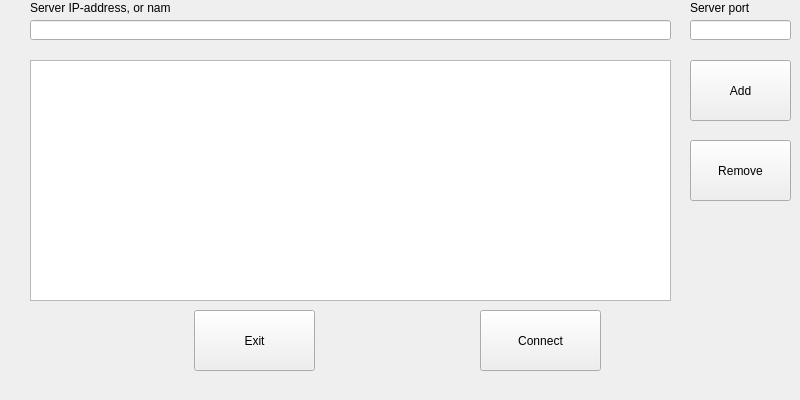
<?xml version="1.0" encoding="UTF-8"?>
<ui version="4.0">
 <class>StartupWindow</class>
 <widget class="QDockWidget" name="StartupWindow">
  <property name="geometry">
   <rect>
    <x>0</x>
    <y>0</y>
    <width>800</width>
    <height>400</height>
   </rect>
  </property>
  <property name="windowTitle">
   <string>MaeRemote</string>
  </property>
  <widget class="QWidget" name="dockWidgetContents">
   <widget class="QPushButton" name="connectButton">
    <property name="geometry">
     <rect>
      <x>480</x>
      <y>310</y>
      <width>121</width>
      <height>61</height>
     </rect>
    </property>
    <property name="text">
     <string>Connect</string>
    </property>
   </widget>
   <widget class="QPushButton" name="addButton">
    <property name="geometry">
     <rect>
      <x>690</x>
      <y>60</y>
      <width>101</width>
      <height>61</height>
     </rect>
    </property>
    <property name="text">
     <string>Add</string>
    </property>
   </widget>
   <widget class="QLineEdit" name="addressEdit">
    <property name="geometry">
     <rect>
      <x>30</x>
      <y>20</y>
      <width>641</width>
      <height>20</height>
     </rect>
    </property>
   </widget>
   <widget class="QLabel" name="label">
    <property name="geometry">
     <rect>
      <x>30</x>
      <y>0</y>
      <width>141</width>
      <height>16</height>
     </rect>
    </property>
    <property name="text">
     <string>Server IP-address, or name</string>
    </property>
   </widget>
   <widget class="QLineEdit" name="portEdit">
    <property name="geometry">
     <rect>
      <x>690</x>
      <y>20</y>
      <width>101</width>
      <height>20</height>
     </rect>
    </property>
    <property name="maxLength">
     <number>5</number>
    </property>
   </widget>
   <widget class="QLabel" name="label_2">
    <property name="geometry">
     <rect>
      <x>690</x>
      <y>0</y>
      <width>61</width>
      <height>16</height>
     </rect>
    </property>
    <property name="text">
     <string>Server port</string>
    </property>
   </widget>
   <widget class="QListWidget" name="serverList">
    <property name="geometry">
     <rect>
      <x>30</x>
      <y>60</y>
      <width>641</width>
      <height>241</height>
     </rect>
    </property>
   </widget>
   <widget class="QPushButton" name="deleteButton">
    <property name="geometry">
     <rect>
      <x>690</x>
      <y>140</y>
      <width>101</width>
      <height>61</height>
     </rect>
    </property>
    <property name="text">
     <string>Remove</string>
    </property>
   </widget>
   <widget class="QPushButton" name="exitButton">
    <property name="geometry">
     <rect>
      <x>194</x>
      <y>310</y>
      <width>121</width>
      <height>61</height>
     </rect>
    </property>
    <property name="text">
     <string>Exit</string>
    </property>
   </widget>
  </widget>
 </widget>
 <resources/>
 <connections>
  <connection>
   <sender>addButton</sender>
   <signal>clicked()</signal>
   <receiver>StartupWindow</receiver>
   <slot>addServerToList()</slot>
   <hints>
    <hint type="sourcelabel">
     <x>756</x>
     <y>112</y>
    </hint>
    <hint type="destinationlabel">
     <x>757</x>
     <y>305</y>
    </hint>
   </hints>
  </connection>
  <connection>
   <sender>deleteButton</sender>
   <signal>clicked()</signal>
   <receiver>StartupWindow</receiver>
   <slot>deleteServerFromList()</slot>
   <hints>
    <hint type="sourcelabel">
     <x>712</x>
     <y>186</y>
    </hint>
    <hint type="destinationlabel">
     <x>713</x>
     <y>257</y>
    </hint>
   </hints>
  </connection>
  <connection>
   <sender>exitButton</sender>
   <signal>clicked()</signal>
   <receiver>StartupWindow</receiver>
   <slot>close()</slot>
   <hints>
    <hint type="sourcelabel">
     <x>253</x>
     <y>355</y>
    </hint>
    <hint type="destinationlabel">
     <x>120</x>
     <y>354</y>
    </hint>
   </hints>
  </connection>
  <connection>
   <sender>connectButton</sender>
   <signal>clicked()</signal>
   <receiver>StartupWindow</receiver>
   <slot>connectToServer()</slot>
   <hints>
    <hint type="sourcelabel">
     <x>545</x>
     <y>359</y>
    </hint>
    <hint type="destinationlabel">
     <x>690</x>
     <y>353</y>
    </hint>
   </hints>
  </connection>
 </connections>
 <slots>
  <slot>addServerToList()</slot>
  <slot>deleteServerFromList()</slot>
  <slot>connectToServer()</slot>
 </slots>
</ui>
